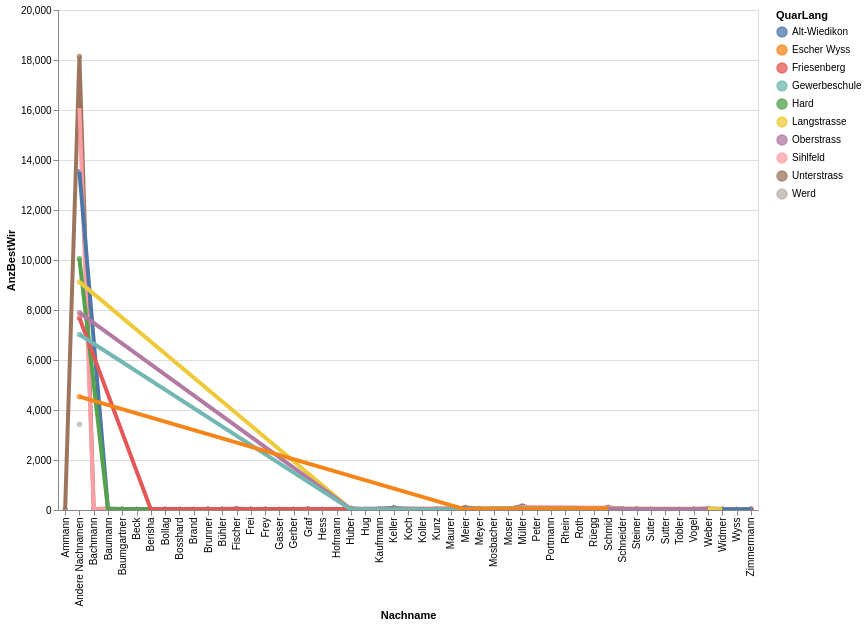

Notebook cell for this chart:
### Code cell
# df_statzonen = df_statzonen[(df_statzonen.knr>0) & (df_statzonen.qname!="Hirslanden")]
#aktuellesJahr[[aktuellesJahr.KreisSort =7]])

myGraphic=data2betested[(data2betested.QuarSort>29)&(data2betested.QuarSort<70)&(data2betested.AnzBestWir>25)&(data2betested.Nachname != "Andere")]

highlight = alt.selection(type='single', on='mouseover',
                          fields=['QuarLang'], nearest=True)
#x='date:StichtagDatJahr',
base = alt.Chart(myGraphic).encode(
    x='Nachname',
    y='AnzBestWir',
    color='QuarLang'
)

points = base.mark_circle().encode(
    opacity=alt.value(0.75)
).add_selection(
    highlight
).properties(
    width=700 , height=500
)
lines = base.mark_line().encode(
    size=alt.condition(~highlight, alt.value(1.5), alt.value(4))
).interactive()

points + lines

### Figure 1 — Vega-Lite specification as saved in the notebook (floating-point values rounded to 4 significant figures)
{"config": {"view": {"continuousWidth": 300, "continuousHeight": 300}}, "layer": [{"mark": {"type": "circle"}, "encoding": {"color": {"field": "QuarLang", "type": "nominal"}, "opacity": {"value": 0.75}, "x": {"field": "Nachname", "type": "nominal"}, "y": {"field": "AnzBestWir", "type": "quantitative"}}, "name": "view_1"}, {"mark": {"type": "line"}, "encoding": {"color": {"field": "QuarLang", "type": "nominal"}, "size": {"condition": {"test": {"not": {"param": "param_1"}}, "value": 1.5}, "value": 4}, "x": {"field": "Nachname", "type": "nominal"}, "y": {"field": "AnzBestWir", "type": "quantitative"}}, "name": "view_2"}], "data": {"name": "data-4112f199067963a5c565e2c52c549623"}, "height": 500, "params": [{"name": "param_1", "select": {"type": "point", "fields": ["QuarLang"], "nearest": true, "on": "mouseover"}, "views": ["view_1"]}, {"name": "param_2", "select": {"type": "interval", "encodings": ["x", "y"]}, "bind": "scales", "views": ["view_2"]}], "width": 700, "$schema": "https://vega.github.io/schema/vega-lite/v5.8.0.json", "datasets": {"data-4112f199067963a5c565e2c52c549623": [{"StichtagDatJahr": 2022, "Nachname": "Andere Nachnamen", "KreisSort": 6, "KreisLang": "Kreis 6", "QuarSort": 61, "QuarLang": "Unterstrass", "AnzBestWir": 18139, "FirstLetter": "A", "SecondLetter": "n", "FirstTwoLetters": "An"}, {"StichtagDatJahr": 2022, "Nachname": "Andere Nachnamen", "KreisSort": 3, "KreisLang": "Kreis 3", "QuarSort": 34, "QuarLang": "Sihlfeld", "AnzBestWir": 16078, "FirstLetter": "A", "SecondLetter": "n", "FirstTwoLetters": "An"}, {"StichtagDatJahr": 2022, "Nachname": "Andere Nachnamen", "KreisSort": 3, "KreisLang": "Kreis 3", "QuarSort": 31, "QuarLang": "Alt-Wiedikon", "AnzBestWir": 13534, "FirstLetter": "A", "SecondLetter": "n", "FirstTwoLetters": "An"}, {"StichtagDatJahr": 2022, "Nachname": "Andere Nachnamen", "KreisSort": 4, "KreisLang": "Kreis 4", "QuarSort": 44, "QuarLang": "Hard", "AnzBestWir": 10050, "FirstLetter": "A", "SecondLetter": "n", "FirstTwoLetters": "An"}, {"StichtagDatJahr": 2022, "Nachname": "Andere Nachnamen", "KreisSort": 4, "KreisLang": "Kreis 4", "QuarSort": 42, "QuarLang": "Langstrasse", "AnzBestWir": 9125, "FirstLetter": "A", "SecondLetter": "n", "FirstTwoLetters": "An"}, {"StichtagDatJahr": 2022, "Nachname": "Andere Nachnamen", "KreisSort": 6, "KreisLang": "Kreis 6", "QuarSort": 63, "QuarLang": "Oberstrass", "AnzBestWir": 7894, "FirstLetter": "A", "SecondLetter": "n", "FirstTwoLetters": "An"}, {"StichtagDatJahr": 2022, "Nachname": "Andere Nachnamen", "KreisSort": 3, "KreisLang": "Kreis 3", "QuarSort": 33, "QuarLang": "Friesenberg", "AnzBestWir": 7684, "FirstLetter": "A", "SecondLetter": "n", "FirstTwoLetters": "An"}, {"StichtagDatJahr": 2022, "Nachname": "Andere Nachnamen", "KreisSort": 5, "KreisLang": "Kreis 5", "QuarSort": 51, "QuarLang": "Gewerbeschule", "AnzBestWir": 7019, "FirstLetter": "A", "SecondLetter": "n", "FirstTwoLetters": "An"}, {"StichtagDatJahr": 2022, "Nachname": "Andere Nachnamen", "KreisSort": 5, "KreisLang": "Kreis 5", "QuarSort": 52, "QuarLang": "Escher Wyss", "AnzBestWir": 4535, "FirstLetter": "A", "SecondLetter": "n", "FirstTwoLetters": "An"}, {"StichtagDatJahr": 2022, "Nachname": "Andere Nachnamen", "KreisSort": 4, "KreisLang": "Kreis 4", "QuarSort": 41, "QuarLang": "Werd", "AnzBestWir": 3432, "FirstLetter": "A", "SecondLetter": "n", "FirstTwoLetters": "An"}, {"StichtagDatJahr": 2022, "Nachname": "Müller", "KreisSort": 6, "KreisLang": "Kreis 6", "QuarSort": 61, "QuarLang": "Unterstrass", "AnzBestWir": 165, "FirstLetter": "M", "SecondLetter": "ü", "FirstTwoLetters": "Mü"}, {"StichtagDatJahr": 2022, "Nachname": "Müller", "KreisSort": 3, "KreisLang": "Kreis 3", "QuarSort": 34, "QuarLang": "Sihlfeld", "AnzBestWir": 123, "FirstLetter": "M", "SecondLetter": "ü", "FirstTwoLetters": "Mü"}, {"StichtagDatJahr": 2022, "Nachname": "Schmid", "KreisSort": 6, "KreisLang": "Kreis 6", "QuarSort": 61, "QuarLang": "Unterstrass", "AnzBestWir": 114, "FirstLetter": "S", "SecondLetter": "c", "FirstTwoLetters": "Sc"}, {"StichtagDatJahr": 2022, "Nachname": "Meier", "KreisSort": 6, "KreisLang": "Kreis 6", "QuarSort": 61, "QuarLang": "Unterstrass", "AnzBestWir": 103, "FirstLetter": "M", "SecondLetter": "e", "FirstTwoLetters": "Me"}, {"StichtagDatJahr": 2022, "Nachname": "Schmid", "KreisSort": 3, "KreisLang": "Kreis 3", "QuarSort": 34, "QuarLang": "Sihlfeld", "AnzBestWir": 86, "FirstLetter": "S", "SecondLetter": "c", "FirstTwoLetters": "Sc"}, {"StichtagDatJahr": 2022, "Nachname": "Keller", "KreisSort": 6, "KreisLang": "Kreis 6", "QuarSort": 61, "QuarLang": "Unterstrass", "AnzBestWir": 86, "FirstLetter": "K", "SecondLetter": "e", "FirstTwoLetters": "Ke"}, {"StichtagDatJahr": 2022, "Nachname": "Müller", "KreisSort": 3, "KreisLang": "Kreis 3", "QuarSort": 31, "QuarLang": "Alt-Wiedikon", "AnzBestWir": 85, "FirstLetter": "M", "SecondLetter": "ü", "FirstTwoLetters": "Mü"}, {"StichtagDatJahr": 2022, "Nachname": "Müller", "KreisSort": 4, "KreisLang": "Kreis 4", "QuarSort": 42, "QuarLang": "Langstrasse", "AnzBestWir": 80, "FirstLetter": "M", "SecondLetter": "ü", "FirstTwoLetters": "Mü"}, {"StichtagDatJahr": 2022, "Nachname": "Meier", "KreisSort": 3, "KreisLang": "Kreis 3", "QuarSort": 34, "QuarLang": "Sihlfeld", "AnzBestWir": 76, "FirstLetter": "M", "SecondLetter": "e", "FirstTwoLetters": "Me"}, {"StichtagDatJahr": 2022, "Nachname": "Meier", "KreisSort": 3, "KreisLang": "Kreis 3", "QuarSort": 31, "QuarLang": "Alt-Wiedikon", "AnzBestWir": 74, "FirstLetter": "M", "SecondLetter": "e", "FirstTwoLetters": "Me"}, {"StichtagDatJahr": 2022, "Nachname": "Müller", "KreisSort": 5, "KreisLang": "Kreis 5", "QuarSort": 51, "QuarLang": "Gewerbeschule", "AnzBestWir": 72, "FirstLetter": "M", "SecondLetter": "ü", "FirstTwoLetters": "Mü"}, {"StichtagDatJahr": 2022, "Nachname": "Huber", "KreisSort": 6, "KreisLang": "Kreis 6", "QuarSort": 61, "QuarLang": "Unterstrass", "AnzBestWir": 67, "FirstLetter": "H", "SecondLetter": "u", "FirstTwoLetters": "Hu"}, {"StichtagDatJahr": 2022, "Nachname": "Müller", "KreisSort": 3, "KreisLang": "Kreis 3", "QuarSort": 33, "QuarLang": "Friesenberg", "AnzBestWir": 65, "FirstLetter": "M", "SecondLetter": "ü", "FirstTwoLetters": "Mü"}, {"StichtagDatJahr": 2022, "Nachname": "Müller", "KreisSort": 4, "KreisLang": "Kreis 4", "QuarSort": 44, "QuarLang": "Hard", "AnzBestWir": 65, "FirstLetter": "M", "SecondLetter": "ü", "FirstTwoLetters": "Mü"}, {"StichtagDatJahr": 2022, "Nachname": "Müller", "KreisSort": 6, "KreisLang": "Kreis 6", "QuarSort": 63, "QuarLang": "Oberstrass", "AnzBestWir": 63, "FirstLetter": "M", "SecondLetter": "ü", "FirstTwoLetters": "Mü"}, {"StichtagDatJahr": 2022, "Nachname": "Meyer", "KreisSort": 6, "KreisLang": "Kreis 6", "QuarSort": 61, "QuarLang": "Unterstrass", "AnzBestWir": 62, "FirstLetter": "M", "SecondLetter": "e", "FirstTwoLetters": "Me"}, {"StichtagDatJahr": 2022, "Nachname": "Weber", "KreisSort": 3, "KreisLang": "Kreis 3", "QuarSort": 34, "QuarLang": "Sihlfeld", "AnzBestWir": 62, "FirstLetter": "W", "SecondLetter": "e", "FirstTwoLetters": "We"}, {"StichtagDatJahr": 2022, "Nachname": "Keller", "KreisSort": 3, "KreisLang": "Kreis 3", "QuarSort": 31, "QuarLang": "Alt-Wiedikon", "AnzBestWir": 59, "FirstLetter": "K", "SecondLetter": "e", "FirstTwoLetters": "Ke"}, {"StichtagDatJahr": 2022, "Nachname": "Baumann", "KreisSort": 6, "KreisLang": "Kreis 6", "QuarSort": 61, "QuarLang": "Unterstrass", "AnzBestWir": 58, "FirstLetter": "B", "SecondLetter": "a", "FirstTwoLetters": "Ba"}, {"StichtagDatJahr": 2022, "Nachname": "Weber", "KreisSort": 6, "KreisLang": "Kreis 6", "QuarSort": 61, "QuarLang": "Unterstrass", "AnzBestWir": 56, "FirstLetter": "W", "SecondLetter": "e", "FirstTwoLetters": "We"}, {"StichtagDatJahr": 2022, "Nachname": "Schmid", "KreisSort": 3, "KreisLang": "Kreis 3", "QuarSort": 33, "QuarLang": "Friesenberg", "AnzBestWir": 55, "FirstLetter": "S", "SecondLetter": "c", "FirstTwoLetters": "Sc"}, {"StichtagDatJahr": 2022, "Nachname": "Schmid", "KreisSort": 3, "KreisLang": "Kreis 3", "QuarSort": 31, "QuarLang": "Alt-Wiedikon", "AnzBestWir": 55, "FirstLetter": "S", "SecondLetter": "c", "FirstTwoLetters": "Sc"}, {"StichtagDatJahr": 2022, "Nachname": "Keller", "KreisSort": 3, "KreisLang": "Kreis 3", "QuarSort": 34, "QuarLang": "Sihlfeld", "AnzBestWir": 53, "FirstLetter": "K", "SecondLetter": "e", "FirstTwoLetters": "Ke"}, {"StichtagDatJahr": 2022, "Nachname": "Müller", "KreisSort": 5, "KreisLang": "Kreis 5", "QuarSort": 52, "QuarLang": "Escher Wyss", "AnzBestWir": 50, "FirstLetter": "M", "SecondLetter": "ü", "FirstTwoLetters": "Mü"}, {"StichtagDatJahr": 2022, "Nachname": "Schneider", "KreisSort": 3, "KreisLang": "Kreis 3", "QuarSort": 34, "QuarLang": "Sihlfeld", "AnzBestWir": 48, "FirstLetter": "S", "SecondLetter": "c", "FirstTwoLetters": "Sc"}, {"StichtagDatJahr": 2022, "Nachname": "Fischer", "KreisSort": 3, "KreisLang": "Kreis 3", "QuarSort": 34, "QuarLang": "Sihlfeld", "AnzBestWir": 48, "FirstLetter": "F", "SecondLetter": "i", "FirstTwoLetters": "Fi"}, {"StichtagDatJahr": 2022, "Nachname": "Fischer", "KreisSort": 6, "KreisLang": "Kreis 6", "QuarSort": 61, "QuarLang": "Unterstrass", "AnzBestWir": 47, "FirstLetter": "F", "SecondLetter": "i", "FirstTwoLetters": "Fi"}, {"StichtagDatJahr": 2022, "Nachname": "Meier", "KreisSort": 4, "KreisLang": "Kreis 4", "QuarSort": 44, "QuarLang": "Hard", "AnzBestWir": 47, "FirstLetter": "M", "SecondLetter": "e", "FirstTwoLetters": "Me"}, {"StichtagDatJahr": 2022, "Nachname": "Roth", "KreisSort": 6, "KreisLang": "Kreis 6", "QuarSort": 61, "QuarLang": "Unterstrass", "AnzBestWir": 47, "FirstLetter": "R", "SecondLetter": "o", "FirstTwoLetters": "Ro"}, {"StichtagDatJahr": 2022, "Nachname": "Schmid", "KreisSort": 6, "KreisLang": "Kreis 6", "QuarSort": 63, "QuarLang": "Oberstrass", "AnzBestWir": 46, "FirstLetter": "S", "SecondLetter": "c", "FirstTwoLetters": "Sc"}, {"StichtagDatJahr": 2022, "Nachname": "Graf", "KreisSort": 6, "KreisLang": "Kreis 6", "QuarSort": 61, "QuarLang": "Unterstrass", "AnzBestWir": 45, "FirstLetter": "G", "SecondLetter": "r", "FirstTwoLetters": "Gr"}, {"StichtagDatJahr": 2022, "Nachname": "Frei", "KreisSort": 6, "KreisLang": "Kreis 6", "QuarSort": 61, "QuarLang": "Unterstrass", "AnzBestWir": 45, "FirstLetter": "F", "SecondLetter": "r", "FirstTwoLetters": "Fr"}, {"StichtagDatJahr": 2022, "Nachname": "Schneider", "KreisSort": 6, "KreisLang": "Kreis 6", "QuarSort": 61, "QuarLang": "Unterstrass", "AnzBestWir": 45, "FirstLetter": "S", "SecondLetter": "c", "FirstTwoLetters": "Sc"}, {"StichtagDatJahr": 2022, "Nachname": "Frey", "KreisSort": 6, "KreisLang": "Kreis 6", "QuarSort": 61, "QuarLang": "Unterstrass", "AnzBestWir": 43, "FirstLetter": "F", "SecondLetter": "r", "FirstTwoLetters": "Fr"}, {"StichtagDatJahr": 2022, "Nachname": "Widmer", "KreisSort": 6, "KreisLang": "Kreis 6", "QuarSort": 61, "QuarLang": "Unterstrass", "AnzBestWir": 43, "FirstLetter": "W", "SecondLetter": "i", "FirstTwoLetters": "Wi"}, {"StichtagDatJahr": 2022, "Nachname": "Schmid", "KreisSort": 5, "KreisLang": "Kreis 5", "QuarSort": 52, "QuarLang": "Escher Wyss", "AnzBestWir": 42, "FirstLetter": "S", "SecondLetter": "c", "FirstTwoLetters": "Sc"}, {"StichtagDatJahr": 2022, "Nachname": "Weber", "KreisSort": 6, "KreisLang": "Kreis 6", "QuarSort": 63, "QuarLang": "Oberstrass", "AnzBestWir": 42, "FirstLetter": "W", "SecondLetter": "e", "FirstTwoLetters": "We"}, {"StichtagDatJahr": 2022, "Nachname": "Baumann", "KreisSort": 3, "KreisLang": "Kreis 3", "QuarSort": 34, "QuarLang": "Sihlfeld", "AnzBestWir": 42, "FirstLetter": "B", "SecondLetter": "a", "FirstTwoLetters": "Ba"}, {"StichtagDatJahr": 2022, "Nachname": "Weber", "KreisSort": 4, "KreisLang": "Kreis 4", "QuarSort": 44, "QuarLang": "Hard", "AnzBestWir": 42, "FirstLetter": "W", "SecondLetter": "e", "FirstTwoLetters": "We"}, {"StichtagDatJahr": 2022, "Nachname": "Meyer", "KreisSort": 3, "KreisLang": "Kreis 3", "QuarSort": 31, "QuarLang": "Alt-Wiedikon", "AnzBestWir": 42, "FirstLetter": "M", "SecondLetter": "e", "FirstTwoLetters": "Me"}, {"StichtagDatJahr": 2022, "Nachname": "Schneider", "KreisSort": 3, "KreisLang": "Kreis 3", "QuarSort": 31, "QuarLang": "Alt-Wiedikon", "AnzBestWir": 41, "FirstLetter": "S", "SecondLetter": "c", "FirstTwoLetters": "Sc"}, {"StichtagDatJahr": 2022, "Nachname": "Meier", "KreisSort": 3, "KreisLang": "Kreis 3", "QuarSort": 33, "QuarLang": "Friesenberg", "AnzBestWir": 41, "FirstLetter": "M", "SecondLetter": "e", "FirstTwoLetters": "Me"}, {"StichtagDatJahr": 2022, "Nachname": "Steiner", "KreisSort": 6, "KreisLang": "Kreis 6", "QuarSort": 61, "QuarLang": "Unterstrass", "AnzBestWir": 41, "FirstLetter": "S", "SecondLetter": "t", "FirstTwoLetters": "St"}, {"StichtagDatJahr": 2022, "Nachname": "Brunner", "KreisSort": 3, "KreisLang": "Kreis 3", "QuarSort": 34, "QuarLang": "Sihlfeld", "AnzBestWir": 40, "FirstLetter": "B", "SecondLetter": "r", "FirstTwoLetters": "Br"}, {"StichtagDatJahr": 2022, "Nachname": "Meier", "KreisSort": 6, "KreisLang": "Kreis 6", "QuarSort": 63, "QuarLang": "Oberstrass", "AnzBestWir": 40, "FirstLetter": "M", "SecondLetter": "e", "FirstTwoLetters": "Me"}, {"StichtagDatJahr": 2022, "Nachname": "Baumgartner", "KreisSort": 6, "KreisLang": "Kreis 6", "QuarSort": 61, "QuarLang": "Unterstrass", "AnzBestWir": 39, "FirstLetter": "B", "SecondLetter": "a", "FirstTwoLetters": "Ba"}, {"StichtagDatJahr": 2022, "Nachname": "Weber", "KreisSort": 4, "KreisLang": "Kreis 4", "QuarSort": 42, "QuarLang": "Langstrasse", "AnzBestWir": 39, "FirstLetter": "W", "SecondLetter": "e", "FirstTwoLetters": "We"}, {"StichtagDatJahr": 2022, "Nachname": "Fischer", "KreisSort": 3, "KreisLang": "Kreis 3", "QuarSort": 31, "QuarLang": "Alt-Wiedikon", "AnzBestWir": 39, "FirstLetter": "F", "SecondLetter": "i", "FirstTwoLetters": "Fi"}, {"StichtagDatJahr": 2022, "Nachname": "Meyer", "KreisSort": 3, "KreisLang": "Kreis 3", "QuarSort": 34, "QuarLang": "Sihlfeld", "AnzBestWir": 38, "FirstLetter": "M", "SecondLetter": "e", "FirstTwoLetters": "Me"}, {"StichtagDatJahr": 2022, "Nachname": "Meier", "KreisSort": 4, "KreisLang": "Kreis 4", "QuarSort": 42, "QuarLang": "Langstrasse", "AnzBestWir": 38, "FirstLetter": "M", "SecondLetter": "e", "FirstTwoLetters": "Me"}, {"StichtagDatJahr": 2022, "Nachname": "Bühler", "KreisSort": 6, "KreisLang": "Kreis 6", "QuarSort": 61, "QuarLang": "Unterstrass", "AnzBestWir": 38, "FirstLetter": "B", "SecondLetter": "ü", "FirstTwoLetters": "Bü"}, {"StichtagDatJahr": 2022, "Nachname": "Vogel", "KreisSort": 6, "KreisLang": "Kreis 6", "QuarSort": 61, "QuarLang": "Unterstrass", "AnzBestWir": 37, "FirstLetter": "V", "SecondLetter": "o", "FirstTwoLetters": "Vo"}, {"StichtagDatJahr": 2022, "Nachname": "Zimmermann", "KreisSort": 3, "KreisLang": "Kreis 3", "QuarSort": 34, "QuarLang": "Sihlfeld", "AnzBestWir": 37, "FirstLetter": "Z", "SecondLetter": "i", "FirstTwoLetters": "Zi"}, {"StichtagDatJahr": 2022, "Nachname": "Huber", "KreisSort": 3, "KreisLang": "Kreis 3", "QuarSort": 34, "QuarLang": "Sihlfeld", "AnzBestWir": 37, "FirstLetter": "H", "SecondLetter": "u", "FirstTwoLetters": "Hu"}, {"StichtagDatJahr": 2022, "Nachname": "Huber", "KreisSort": 3, "KreisLang": "Kreis 3", "QuarSort": 31, "QuarLang": "Alt-Wiedikon", "AnzBestWir": 37, "FirstLetter": "H", "SecondLetter": "u", "FirstTwoLetters": "Hu"}, {"StichtagDatJahr": 2022, "Nachname": "Bollag", "KreisSort": 3, "KreisLang": "Kreis 3", "QuarSort": 31, "QuarLang": "Alt-Wiedikon", "AnzBestWir": 37, "FirstLetter": "B", "SecondLetter": "o", "FirstTwoLetters": "Bo"}, {"StichtagDatJahr": 2022, "Nachname": "Kaufmann", "KreisSort": 6, "KreisLang": "Kreis 6", "QuarSort": 61, "QuarLang": "Unterstrass", "AnzBestWir": 36, "FirstLetter": "K", "SecondLetter": "a", "FirstTwoLetters": "Ka"}, {"StichtagDatJahr": 2022, "Nachname": "Steiner", "KreisSort": 3, "KreisLang": "Kreis 3", "QuarSort": 34, "QuarLang": "Sihlfeld", "AnzBestWir": 36, "FirstLetter": "S", "SecondLetter": "t", "FirstTwoLetters": "St"}, {"StichtagDatJahr": 2022, "Nachname": "Schmid", "KreisSort": 4, "KreisLang": "Kreis 4", "QuarSort": 44, "QuarLang": "Hard", "AnzBestWir": 35, "FirstLetter": "S", "SecondLetter": "c", "FirstTwoLetters": "Sc"}, {"StichtagDatJahr": 2022, "Nachname": "Frei", "KreisSort": 3, "KreisLang": "Kreis 3", "QuarSort": 34, "QuarLang": "Sihlfeld", "AnzBestWir": 35, "FirstLetter": "F", "SecondLetter": "r", "FirstTwoLetters": "Fr"}, {"StichtagDatJahr": 2022, "Nachname": "Graf", "KreisSort": 3, "KreisLang": "Kreis 3", "QuarSort": 31, "QuarLang": "Alt-Wiedikon", "AnzBestWir": 35, "FirstLetter": "G", "SecondLetter": "r", "FirstTwoLetters": "Gr"}, {"StichtagDatJahr": 2022, "Nachname": "Peter", "KreisSort": 6, "KreisLang": "Kreis 6", "QuarSort": 61, "QuarLang": "Unterstrass", "AnzBestWir": 34, "FirstLetter": "P", "SecondLetter": "e", "FirstTwoLetters": "Pe"}, {"StichtagDatJahr": 2022, "Nachname": "Meier", "KreisSort": 5, "KreisLang": "Kreis 5", "QuarSort": 51, "QuarLang": "Gewerbeschule", "AnzBestWir": 34, "FirstLetter": "M", "SecondLetter": "e", "FirstTwoLetters": "Me"}, {"StichtagDatJahr": 2022, "Nachname": "Schmid", "KreisSort": 5, "KreisLang": "Kreis 5", "QuarSort": 51, "QuarLang": "Gewerbeschule", "AnzBestWir": 34, "FirstLetter": "S", "SecondLetter": "c", "FirstTwoLetters": "Sc"}, {"StichtagDatJahr": 2022, "Nachname": "Meyer", "KreisSort": 6, "KreisLang": "Kreis 6", "QuarSort": 63, "QuarLang": "Oberstrass", "AnzBestWir": 34, "FirstLetter": "M", "SecondLetter": "e", "FirstTwoLetters": "Me"}, {"StichtagDatJahr": 2022, "Nachname": "Zimmermann", "KreisSort": 3, "KreisLang": "Kreis 3", "QuarSort": 31, "QuarLang": "Alt-Wiedikon", "AnzBestWir": 34, "FirstLetter": "Z", "SecondLetter": "i", "FirstTwoLetters": "Zi"}, {"StichtagDatJahr": 2022, "Nachname": "Keller", "KreisSort": 3, "KreisLang": "Kreis 3", "QuarSort": 33, "QuarLang": "Friesenberg", "AnzBestWir": 34, "FirstLetter": "K", "SecondLetter": "e", "FirstTwoLetters": "Ke"}, {"StichtagDatJahr": 2022, "Nachname": "Huber", "KreisSort": 6, "KreisLang": "Kreis 6", "QuarSort": 63, "QuarLang": "Oberstrass", "AnzBestWir": 34, "FirstLetter": "H", "SecondLetter": "u", "FirstTwoLetters": "Hu"}, {"StichtagDatJahr": 2022, "Nachname": "Mosbacher", "KreisSort": 3, "KreisLang": "Kreis 3", "QuarSort": 31, "QuarLang": "Alt-Wiedikon", "AnzBestWir": 33, "FirstLetter": "M", "SecondLetter": "o", "FirstTwoLetters": "Mo"}, {"StichtagDatJahr": 2022, "Nachname": "Weber", "KreisSort": 3, "KreisLang": "Kreis 3", "QuarSort": 31, "QuarLang": "Alt-Wiedikon", "AnzBestWir": 33, "FirstLetter": "W", "SecondLetter": "e", "FirstTwoLetters": "We"}, {"StichtagDatJahr": 2022, "Nachname": "Kunz", "KreisSort": 6, "KreisLang": "Kreis 6", "QuarSort": 61, "QuarLang": "Unterstrass", "AnzBestWir": 33, "FirstLetter": "K", "SecondLetter": "u", "FirstTwoLetters": "Ku"}, {"StichtagDatJahr": 2022, "Nachname": "Koller", "KreisSort": 6, "KreisLang": "Kreis 6", "QuarSort": 61, "QuarLang": "Unterstrass", "AnzBestWir": 32, "FirstLetter": "K", "SecondLetter": "o", "FirstTwoLetters": "Ko"}, {"StichtagDatJahr": 2022, "Nachname": "Keller", "KreisSort": 5, "KreisLang": "Kreis 5", "QuarSort": 51, "QuarLang": "Gewerbeschule", "AnzBestWir": 32, "FirstLetter": "K", "SecondLetter": "e", "FirstTwoLetters": "Ke"}, {"StichtagDatJahr": 2022, "Nachname": "Brunner", "KreisSort": 6, "KreisLang": "Kreis 6", "QuarSort": 61, "QuarLang": "Unterstrass", "AnzBestWir": 32, "FirstLetter": "B", "SecondLetter": "r", "FirstTwoLetters": "Br"}, {"StichtagDatJahr": 2022, "Nachname": "Keller", "KreisSort": 6, "KreisLang": "Kreis 6", "QuarSort": 63, "QuarLang": "Oberstrass", "AnzBestWir": 32, "FirstLetter": "K", "SecondLetter": "e", "FirstTwoLetters": "Ke"}, {"StichtagDatJahr": 2022, "Nachname": "Bosshard", "KreisSort": 6, "KreisLang": "Kreis 6", "QuarSort": 61, "QuarLang": "Unterstrass", "AnzBestWir": 32, "FirstLetter": "B", "SecondLetter": "o", "FirstTwoLetters": "Bo"}, {"StichtagDatJahr": 2022, "Nachname": "Baumann", "KreisSort": 3, "KreisLang": "Kreis 3", "QuarSort": 31, "QuarLang": "Alt-Wiedikon", "AnzBestWir": 32, "FirstLetter": "B", "SecondLetter": "a", "FirstTwoLetters": "Ba"}, {"StichtagDatJahr": 2022, "Nachname": "Huber", "KreisSort": 4, "KreisLang": "Kreis 4", "QuarSort": 42, "QuarLang": "Langstrasse", "AnzBestWir": 32, "FirstLetter": "H", "SecondLetter": "u", "FirstTwoLetters": "Hu"}, {"StichtagDatJahr": 2022, "Nachname": "Zimmermann", "KreisSort": 6, "KreisLang": "Kreis 6", "QuarSort": 61, "QuarLang": "Unterstrass", "AnzBestWir": 31, "FirstLetter": "Z", "SecondLetter": "i", "FirstTwoLetters": "Zi"}, {"StichtagDatJahr": 2022, "Nachname": "Moser", "KreisSort": 3, "KreisLang": "Kreis 3", "QuarSort": 34, "QuarLang": "Sihlfeld", "AnzBestWir": 31, "FirstLetter": "M", "SecondLetter": "o", "FirstTwoLetters": "Mo"}, {"StichtagDatJahr": 2022, "Nachname": "Hess", "KreisSort": 6, "KreisLang": "Kreis 6", "QuarSort": 61, "QuarLang": "Unterstrass", "AnzBestWir": 31, "FirstLetter": "H", "SecondLetter": "e", "FirstTwoLetters": "He"}, {"StichtagDatJahr": 2022, "Nachname": "Koch", "KreisSort": 6, "KreisLang": "Kreis 6", "QuarSort": 61, "QuarLang": "Unterstrass", "AnzBestWir": 31, "FirstLetter": "K", "SecondLetter": "o", "FirstTwoLetters": "Ko"}, {"StichtagDatJahr": 2022, "Nachname": "Hofmann", "KreisSort": 6, "KreisLang": "Kreis 6", "QuarSort": 61, "QuarLang": "Unterstrass", "AnzBestWir": 30, "FirstLetter": "H", "SecondLetter": "o", "FirstTwoLetters": "Ho"}, {"StichtagDatJahr": 2022, "Nachname": "Beck", "KreisSort": 3, "KreisLang": "Kreis 3", "QuarSort": 31, "QuarLang": "Alt-Wiedikon", "AnzBestWir": 30, "FirstLetter": "B", "SecondLetter": "e", "FirstTwoLetters": "Be"}, {"StichtagDatJahr": 2022, "Nachname": "Keller", "KreisSort": 4, "KreisLang": "Kreis 4", "QuarSort": 44, "QuarLang": "Hard", "AnzBestWir": 30, "FirstLetter": "K", "SecondLetter": "e", "FirstTwoLetters": "Ke"}, {"StichtagDatJahr": 2022, "Nachname": "Keller", "KreisSort": 4, "KreisLang": "Kreis 4", "QuarSort": 42, "QuarLang": "Langstrasse", "AnzBestWir": 30, "FirstLetter": "K", "SecondLetter": "e", "FirstTwoLetters": "Ke"}, {"StichtagDatJahr": 2022, "Nachname": "Rüegg", "KreisSort": 6, "KreisLang": "Kreis 6", "QuarSort": 61, "QuarLang": "Unterstrass", "AnzBestWir": 29, "FirstLetter": "R", "SecondLetter": "ü", "FirstTwoLetters": "Rü"}, {"StichtagDatJahr": 2022, "Nachname": "Moser", "KreisSort": 6, "KreisLang": "Kreis 6", "QuarSort": 61, "QuarLang": "Unterstrass", "AnzBestWir": 29, "FirstLetter": "M", "SecondLetter": "o", "FirstTwoLetters": "Mo"}, {"StichtagDatJahr": 2022, "Nachname": "Suter", "KreisSort": 6, "KreisLang": "Kreis 6", "QuarSort": 61, "QuarLang": "Unterstrass", "AnzBestWir": 29, "FirstLetter": "S", "SecondLetter": "u", "FirstTwoLetters": "Su"}, {"StichtagDatJahr": 2022, "Nachname": "Tobler", "KreisSort": 6, "KreisLang": "Kreis 6", "QuarSort": 61, "QuarLang": "Unterstrass", "AnzBestWir": 29, "FirstLetter": "T", "SecondLetter": "o", "FirstTwoLetters": "To"}, {"StichtagDatJahr": 2022, "Nachname": "Sutter", "KreisSort": 3, "KreisLang": "Kreis 3", "QuarSort": 34, "QuarLang": "Sihlfeld", "AnzBestWir": 29, "FirstLetter": "S", "SecondLetter": "u", "FirstTwoLetters": "Su"}, {"StichtagDatJahr": 2022, "Nachname": "Gasser", "KreisSort": 6, "KreisLang": "Kreis 6", "QuarSort": 61, "QuarLang": "Unterstrass", "AnzBestWir": 28, "FirstLetter": "G", "SecondLetter": "a", "FirstTwoLetters": "Ga"}, {"StichtagDatJahr": 2022, "Nachname": "Widmer", "KreisSort": 3, "KreisLang": "Kreis 3", "QuarSort": 34, "QuarLang": "Sihlfeld", "AnzBestWir": 28, "FirstLetter": "W", "SecondLetter": "i", "FirstTwoLetters": "Wi"}, {"StichtagDatJahr": 2022, "Nachname": "Fischer", "KreisSort": 3, "KreisLang": "Kreis 3", "QuarSort": 33, "QuarLang": "Friesenberg", "AnzBestWir": 28, "FirstLetter": "F", "SecondLetter": "i", "FirstTwoLetters": "Fi"}, {"StichtagDatJahr": 2022, "Nachname": "Brand", "KreisSort": 3, "KreisLang": "Kreis 3", "QuarSort": 31, "QuarLang": "Alt-Wiedikon", "AnzBestWir": 28, "FirstLetter": "B", "SecondLetter": "r", "FirstTwoLetters": "Br"}, {"StichtagDatJahr": 2022, "Nachname": "Gerber", "KreisSort": 6, "KreisLang": "Kreis 6", "QuarSort": 61, "QuarLang": "Unterstrass", "AnzBestWir": 28, "FirstLetter": "G", "SecondLetter": "e", "FirstTwoLetters": "Ge"}, {"StichtagDatJahr": 2022, "Nachname": "Wyss", "KreisSort": 6, "KreisLang": "Kreis 6", "QuarSort": 61, "QuarLang": "Unterstrass", "AnzBestWir": 28, "FirstLetter": "W", "SecondLetter": "y", "FirstTwoLetters": "Wy"}, {"StichtagDatJahr": 2022, "Nachname": "Huber", "KreisSort": 4, "KreisLang": "Kreis 4", "QuarSort": 44, "QuarLang": "Hard", "AnzBestWir": 28, "FirstLetter": "H", "SecondLetter": "u", "FirstTwoLetters": "Hu"}, {"StichtagDatJahr": 2022, "Nachname": "Huber", "KreisSort": 3, "KreisLang": "Kreis 3", "QuarSort": 33, "QuarLang": "Friesenberg", "AnzBestWir": 27, "FirstLetter": "H", "SecondLetter": "u", "FirstTwoLetters": "Hu"}, {"StichtagDatJahr": 2022, "Nachname": "Ammann", "KreisSort": 6, "KreisLang": "Kreis 6", "QuarSort": 61, "QuarLang": "Unterstrass", "AnzBestWir": 27, "FirstLetter": "A", "SecondLetter": "m", "FirstTwoLetters": "Am"}, {"StichtagDatJahr": 2022, "Nachname": "Maurer", "KreisSort": 6, "KreisLang": "Kreis 6", "QuarSort": 61, "QuarLang": "Unterstrass", "AnzBestWir": 27, "FirstLetter": "M", "SecondLetter": "a", "FirstTwoLetters": "Ma"}, {"StichtagDatJahr": 2022, "Nachname": "Bachmann", "KreisSort": 6, "KreisLang": "Kreis 6", "QuarSort": 61, "QuarLang": "Unterstrass", "AnzBestWir": 27, "FirstLetter": "B", "SecondLetter": "a", "FirstTwoLetters": "Ba"}, {"StichtagDatJahr": 2022, "Nachname": "Steiner", "KreisSort": 3, "KreisLang": "Kreis 3", "QuarSort": 31, "QuarLang": "Alt-Wiedikon", "AnzBestWir": 27, "FirstLetter": "S", "SecondLetter": "t", "FirstTwoLetters": "St"}, {"StichtagDatJahr": 2022, "Nachname": "Rhein", "KreisSort": 3, "KreisLang": "Kreis 3", "QuarSort": 31, "QuarLang": "Alt-Wiedikon", "AnzBestWir": 27, "FirstLetter": "R", "SecondLetter": "h", "FirstTwoLetters": "Rh"}, {"StichtagDatJahr": 2022, "Nachname": "Kunz", "KreisSort": 3, "KreisLang": "Kreis 3", "QuarSort": 31, "QuarLang": "Alt-Wiedikon", "AnzBestWir": 27, "FirstLetter": "K", "SecondLetter": "u", "FirstTwoLetters": "Ku"}, {"StichtagDatJahr": 2022, "Nachname": "Berisha", "KreisSort": 3, "KreisLang": "Kreis 3", "QuarSort": 33, "QuarLang": "Friesenberg", "AnzBestWir": 26, "FirstLetter": "B", "SecondLetter": "e", "FirstTwoLetters": "Be"}, {"StichtagDatJahr": 2022, "Nachname": "Portmann", "KreisSort": 6, "KreisLang": "Kreis 6", "QuarSort": 61, "QuarLang": "Unterstrass", "AnzBestWir": 26, "FirstLetter": "P", "SecondLetter": "o", "FirstTwoLetters": "Po"}, {"StichtagDatJahr": 2022, "Nachname": "Hug", "KreisSort": 6, "KreisLang": "Kreis 6", "QuarSort": 61, "QuarLang": "Unterstrass", "AnzBestWir": 26, "FirstLetter": "H", "SecondLetter": "u", "FirstTwoLetters": "Hu"}, {"StichtagDatJahr": 2022, "Nachname": "Widmer", "KreisSort": 4, "KreisLang": "Kreis 4", "QuarSort": 42, "QuarLang": "Langstrasse", "AnzBestWir": 26, "FirstLetter": "W", "SecondLetter": "i", "FirstTwoLetters": "Wi"}, {"StichtagDatJahr": 2022, "Nachname": "Meier", "KreisSort": 5, "KreisLang": "Kreis 5", "QuarSort": 52, "QuarLang": "Escher Wyss", "AnzBestWir": 26, "FirstLetter": "M", "SecondLetter": "e", "FirstTwoLetters": "Me"}, {"StichtagDatJahr": 2022, "Nachname": "Bachmann", "KreisSort": 3, "KreisLang": "Kreis 3", "QuarSort": 34, "QuarLang": "Sihlfeld", "AnzBestWir": 26, "FirstLetter": "B", "SecondLetter": "a", "FirstTwoLetters": "Ba"}, {"StichtagDatJahr": 2022, "Nachname": "Graf", "KreisSort": 3, "KreisLang": "Kreis 3", "QuarSort": 34, "QuarLang": "Sihlfeld", "AnzBestWir": 26, "FirstLetter": "G", "SecondLetter": "r", "FirstTwoLetters": "Gr"}, {"StichtagDatJahr": 2022, "Nachname": "Huber", "KreisSort": 5, "KreisLang": "Kreis 5", "QuarSort": 51, "QuarLang": "Gewerbeschule", "AnzBestWir": 26, "FirstLetter": "H", "SecondLetter": "u", "FirstTwoLetters": "Hu"}, {"StichtagDatJahr": 2022, "Nachname": "Baumann", "KreisSort": 4, "KreisLang": "Kreis 4", "QuarSort": 44, "QuarLang": "Hard", "AnzBestWir": 26, "FirstLetter": "B", "SecondLetter": "a", "FirstTwoLetters": "Ba"}, {"StichtagDatJahr": 2022, "Nachname": "Brunner", "KreisSort": 3, "KreisLang": "Kreis 3", "QuarSort": 31, "QuarLang": "Alt-Wiedikon", "AnzBestWir": 26, "FirstLetter": "B", "SecondLetter": "r", "FirstTwoLetters": "Br"}]}}
